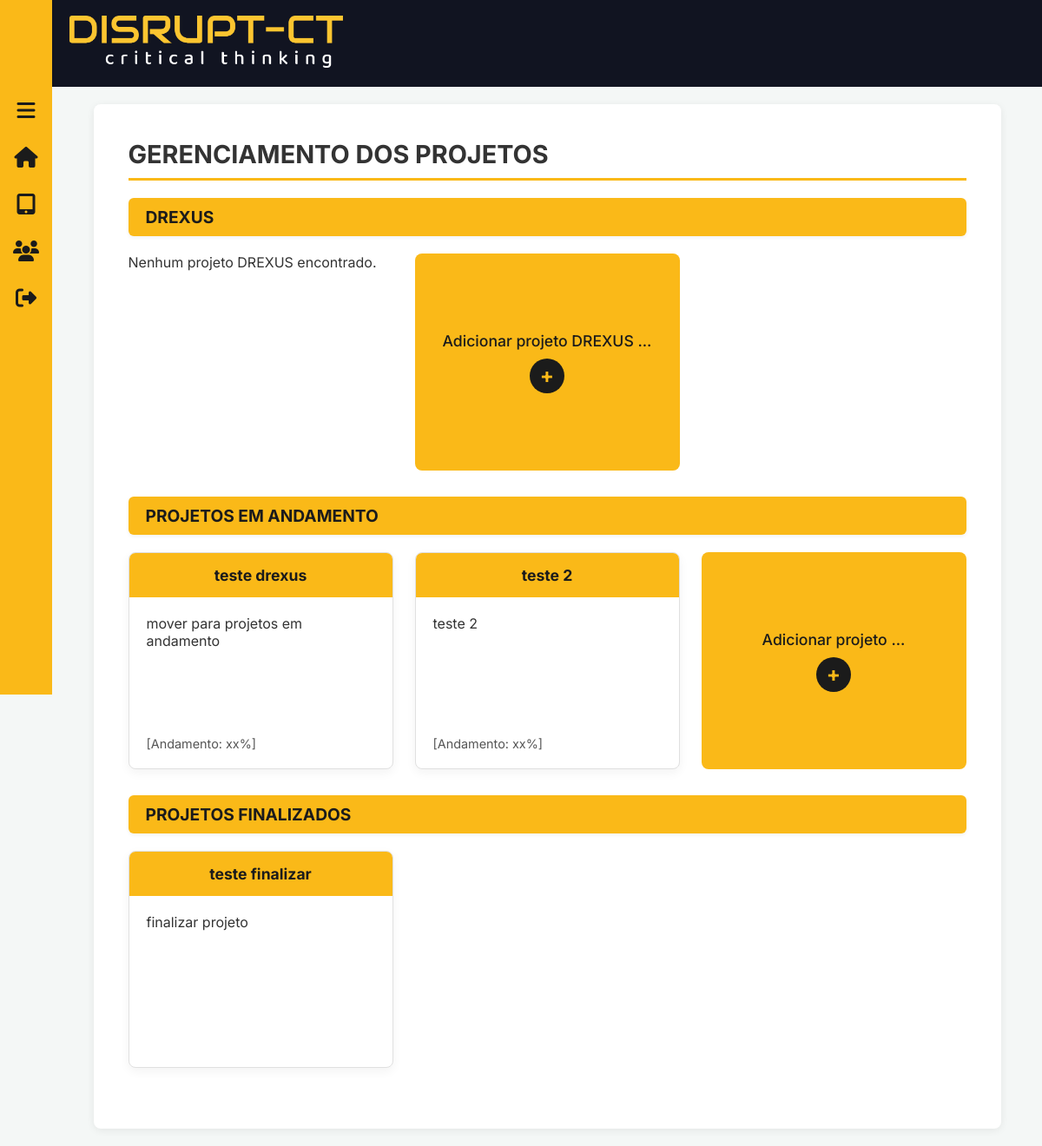
The app's page /projetos/ with its own data.
### projetos/models.py (models this page shows, shortened)
class Projeto(models.Model):
    STATUS_CHOICES = [
        ('andamento', 'Em Andamento'),
        ('finalizado', 'Finalizado'),
    ]
    nome = models.CharField(max_length=100)
    descricao = models.TextField()
    status = models.CharField(
        max_length=20,
        choices=STATUS_CHOICES,
        default='andamento',
    )

### projetos/views.py (the view)
# urls.py: path('', views.lista_projetos, name='lista_projetos'),
def lista_projetos(request):
    projetos_drexus = Drexus.objects.all()
    projetos_andamento = Projeto.objects.filter(status__icontains="andamento")
    projetos_finalizados = Projeto.objects.filter(status__icontains="finalizado")
    return render(request, 'projetos/lista_projetos.html', {
        'projetos_drexus': projetos_drexus,
        'projetos_andamento': projetos_andamento,
        'projetos_finalizados': projetos_finalizados,
    })

### projetos/templates/projetos/lista_projetos.html (shortened to what this page needs)
{% extends "base.html" %}
{% load static %}
{% block content %}
    <header class="header-interno">
        <h1>GERENCIAMENTO DOS PROJETOS</h1>
    </header>
    <section class="secao-projetos">
        <div class="titulo-secao">
            <h2>DREXUS</h2>
        </div>
        <div class="cards-grid">
                {% for projeto in projetos_drexus %}
                    <a href="{% url 'projetos:resultado' projeto.id %}" class="card-link">
                        <div class="card card-clicavel">
                            <div class="card-header">
                                <h3>{{ projeto.nome }}</h3>
                            </div>
                            <div class="card-body">
                                 <p class="card-descricao">{{ projeto.descricao|truncatechars:80 }}</p>
                                 <p class="card-info">[Nota: {{ projeto.nota_final|floatformat:2 }}]</p>
                                 <p class="card-info">[Resultado: {{ projeto.diagnostico }}]</p>
                            </div>
                        </div>
                    </a>
                {% empty %}
                    <p>Nenhum projeto DREXUS encontrado.</p>
                {% endfor %}
                <a href="{% url 'projetos:formulario' %}" class="card-adicionar">
                    <span>Adicionar projeto  DREXUS ...</span>
                    <div class="icone-adicionar">+</div>
                </a>
            </div>
        </section>
    <section class="secao-projetos">
        <div class="titulo-secao">
            <h2>PROJETOS EM ANDAMENTO</h2>
        </div>
            <div class="cards-grid">
                {% for projeto in projetos_andamento %}
                    <a href="{% url 'projetos:detalhe_projeto' projeto.id %}" class="card-link">
                        <div class="card card-clicavel">
                            <div class="card-header">
                                <h3>{{ projeto.nome }}</h3>
                            </div>
                            <div class="card-body">
                                <p class="card-descricao">{{ projeto.descricao|truncatechars:80 }}</p>
                                <p class="card-info">[Andamento: xx%]</p>
                            </div>
                        </div>
                    </a>
                {% empty %}
                    <p>Nenhum projeto em andamento.</p>
                {% endfor %}
                <a href="{% url 'projetos:criar_projeto' %}" class="card-adicionar">
                    <span>Adicionar projeto ...</span>
                    <div class="icone-adicionar">+</div>
                </a>
            </div>
        </section>
    <section class="secao-projetos">
        <div class="titulo-secao">
            <h2>PROJETOS FINALIZADOS</h2>
        </div>
            <div class="cards-grid">
                {% for projeto in projetos_finalizados %}
                    <a href="{% url 'projetos:detalhe_projeto' projeto.id %}" class="card-link">
                        <div class="card card-clicavel">
                            <div class="card-header">
                                <h3>{{ projeto.nome }}</h3>
                            </div>
                            <div class="card-body">
                                <p class="card-descricao">{{ projeto.descricao|truncatechars:80 }}</p>
                            </div>
                        </div>
                    </a>
                {% empty %}
                    <p>Nenhum projeto finalizado.</p>
                {% endfor %}
            </div>
        </section>
    </div>
{% endblock %}

### static/css/layout_interno.css (style rules this page uses)
:root { --cor-amarelo: #FAB918; --cor-preto: #1B1B1B; --cor-fundo-header: #111421; --cor-fundo-pagina: #f4f7f6; --cor-texto-claro: #ffffff; --cor-texto-escuro: #333; --cor-texto-suave: #555; --cor-borda-sutil: #e0e0e0; --cor-card-fundo: #f8f8f8; --cor-amarelo-hover: #e0a316; --cor-verde-claro: #28a745; --cor-verde-escuro: #218838; --cor-vermelho-claro: #dc3545; --cor-vermelho-escuro: #c82333; --cor-cinza-claro: #6c757d; --cor-cinza-escuro: #5a6268; --header-height: 100px; --sidebar-width-collapsed: 60px; --sidebar-width-expanded: 220px; }
* { box-sizing: border-box; margin: 0; padding: 0; }
body.layout-interno { font-family: 'Inter', 'Segoe UI', sans-serif; color: var(--cor-texto-escuro); background-color: var(--cor-fundo-pagina); min-height: 100vh; display: flex; flex-direction: column; }
.header-interno h1 { font-size: 1.8rem; font-weight: bold; color: var(--cor-texto-escuro); margin-bottom: 20px; border-bottom: 3px solid var(--cor-amarelo); padding-bottom: 10px; }
.secao-projetos { margin-bottom: 30px; }
.secao-projetos h2 { font-size: 1.5rem; font-weight: bold; color: var(--cor-texto-escuro); margin-bottom: 10px; }
.titulo-secao { background-color: var(--cor-amarelo); padding: 10px 20px; border-radius: 6px; margin-bottom: 20px; box-shadow: 0 2px 4px rgba(0,0,0,0.05); }
.titulo-secao h2 { font-size: 1.2rem; font-weight: bold; color: var(--cor-preto); margin: 0; padding: 0; border-bottom: none; }
.cards-grid { display: grid; grid-template-columns: repeat(auto-fill, minmax(250px, 1fr)); gap: 25px; grid-auto-rows: 250px; }
.card-link { text-decoration: none; color: inherit; display: flex; }
.card { width: 100%; height: 100%; background-color: var(--cor-texto-claro); border-radius: 8px; box-shadow: 0 4px 12px rgba(0, 0, 0, 0.05); border: 1px solid var(--cor-borda-sutil); display: flex; flex-direction: column; overflow: hidden; transition: transform 0.2s ease-in-out, box-shadow 0.2s ease-in-out; }
.card-header { background-color: var(--cor-amarelo); padding: 15px; text-align: center; }
.card-header h3 { margin: 0; font-size: 1.1rem; font-weight: bold; color: var(--cor-preto); }
.card-body { padding: 20px; display: flex; flex-direction: column; flex-grow: 1; }
.card-descricao { font-size: 1rem; color: var(--cor-texto-escuro); margin-bottom: 15px; flex-grow: 1; }
.card-info { font-size: 0.9rem; color: var(--cor-texto-suave); margin-top: 5px; }
.card-adicionar { background-color: var(--cor-amarelo); border-radius: 8px; display: flex; flex-direction: column; align-items: center; justify-content: center; text-decoration: none; color: var(--cor-preto); font-weight: 500; font-size: 1.1rem; text-align: center; padding: 20px; border: 1px solid transparent; transition: transform 0.2s ease-in-out, box-shadow 0.2s ease-in-out; }
.card-adicionar .icone-adicionar { margin-top: 10px; width: 40px; height: 40px; line-height: 40px; background-color: #1B1B1B; color: #FAB918; border-radius: 50%; font-size: 24px; font-weight: bold; }
.card-link { text-decoration: none; color: inherit; }

### records on screen
Projeto: nome "teste drexus", descricao "mover para projetos em andamento"
Projeto: nome "teste 2", descricao "teste 2"
Projeto: nome "teste finalizar", descricao "finalizar projeto"
